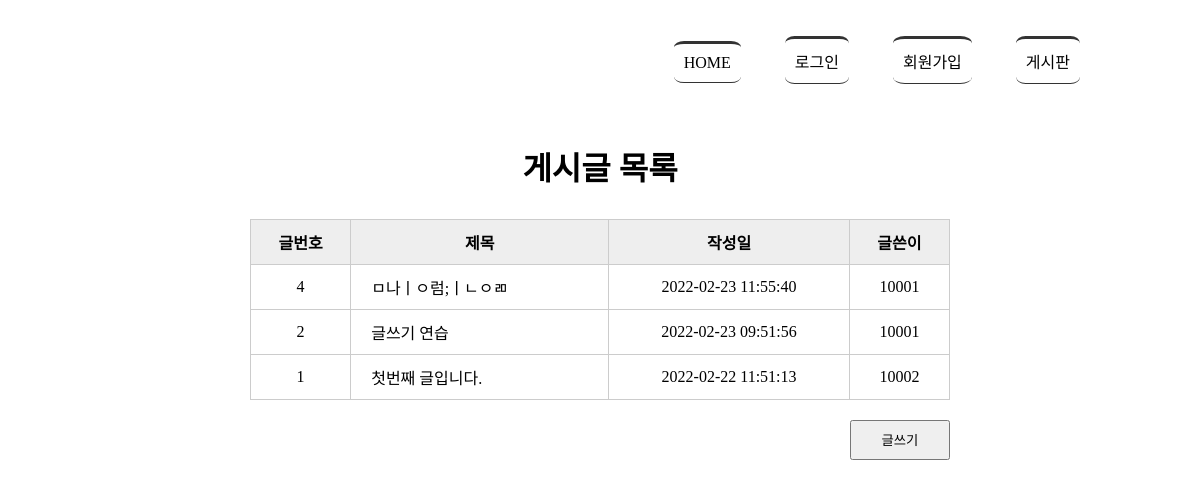
The app's page /boardlist/, older data.
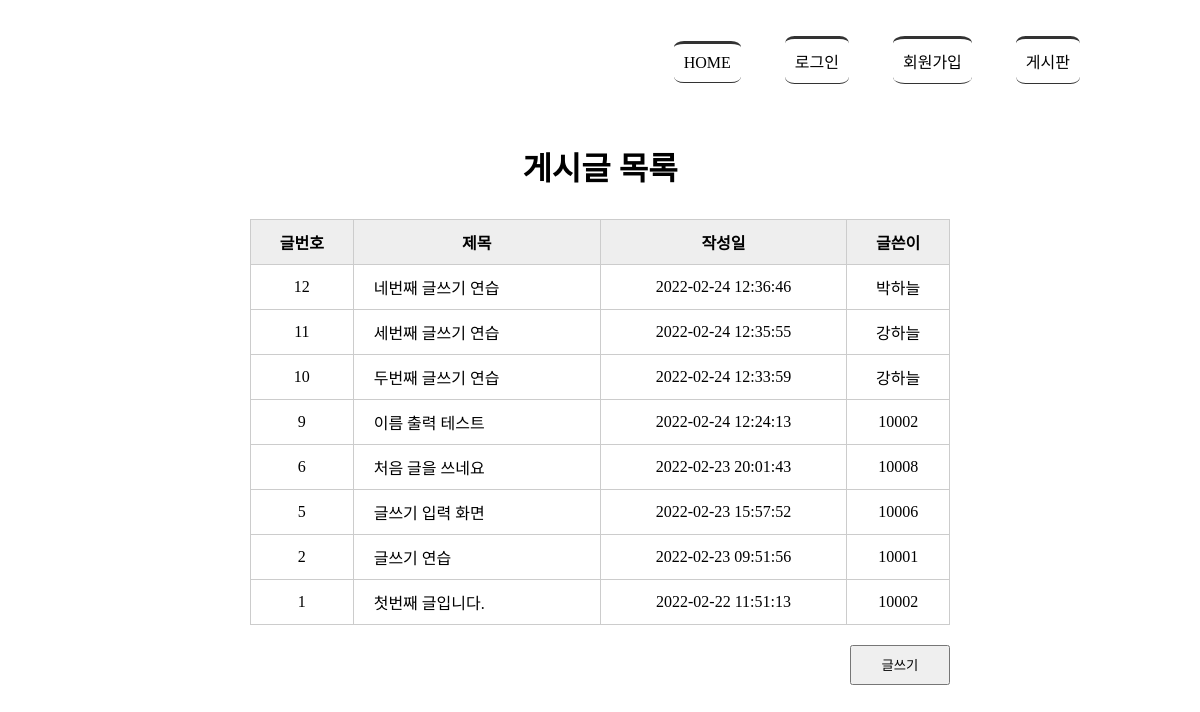
The same page, newer data.
### tables this page shows
CREATE TABLE board(
            bno integer PRIMARY KEY AUTOINCREMENT,
            title text NOT NULL,
            content text NOT NULL,
            createDate timestamp date DEFAULT (datetime('now','localtime')),
            mid char(5) NOT NULL,
            FOREIGN KEY(mid) REFERENCES member(mid) ON DELETE CASCADE
            );

### app.py (the view)
@app.route('/boardlist/')
def boardlist():
    conn = getconn()
    cur = conn.cursor()
    sql = "SELECT * FROM board ORDER BY bno DESC"
    cur.execute(sql)
    rs = cur.fetchall()
    conn.close()
    return render_template('boardlist.html', rs=rs)

### model/model_member.py (called while the page is built)
def getconn():
    conn = sqlite3.connect("./members.db")
    return conn

### templates/boardlist.html (shortened to what this page needs)
<!DOCTYPE html>
<html lang="en">
<head>
    <link rel="stylesheet" href="{{ url_for('static',filename='style.css')}}">
</head>
<body>
    <div id="container">
        {% include 'navbar.html' %}
        <section>
            <h1>게시글 목록</h1>
            <table class="tbl_board">
                <tr>
                    <th>글번호</th><th>제목</th><th>작성일</th><th>글쓴이</th>
                </tr>
                {% for i in rs %}
                <tr>
                    <td>{{ i[0] }}</td>
                    <td><a href="{{ url_for('board_view', bno=i[0])}}"> {{ i[1] }}</a></td>
                    <td>{{ i[3] }}</td>
                    <td>{{ i[4] }}</td>
                </tr>
                {% endfor %}
            </table>
            <div class="btn_write">
                <button type="button"
                        onclick="location.href='/writing/'">글쓰기</button>
            </div>
        </section>
    </div>
   </body>
</html>

### templates/navbar.html
<header>
        <nav>
             <ul>
                 {% if session %}
                 <li><a href="{{ url_for('index')}}"> HOME</a></li>
                 <li><a href="{{ url_for('logout')}}">({{ session['userName']}} 님)로그아웃 </a></li>
                 <li><a href="{{ url_for('memberlist')}}"> 회원목록 </a></li>
                 <li><a href="{{ url_for('boardlist')}}"> 게시판 </a></li>
                 {% else %}
                 <li><a href="{{ url_for('index')}}"> HOME</a></li>
                 <li><a href="{{ url_for('login')}}"> 로그인 </a></li>
                 <li><a href="{{ url_for('register')}}"> 회원가입 </a></li>
                 <li><a href="{{ url_for('boardlist')}}"> 게시판 </a></li>
                 {% endif %}
             </ul>
        </nav>
</header>

### static/style.css (style rules this page uses)
#container { width: 1000px; margin: 0 auto; }
header { height: 100px; }
nav ul { list-style: none; text-align: right; }
nav ul li { display: inline-block; margin: 20px; border-top: 3px solid #333; padding: 10px; border-bottom: 1px solid #333; border-radius:15%; }
nav ul li a { text-decoration: none; color: #000; }
section { text-align: center; }
section h1 { font-size: 2em; margin-bottom: 30px; }
section table { width: 600px; margin: 0 auto; border-collapse: collapse; }
section table, th, td { border: 1px solid #ccc; padding: 10px }
section .tbl_board { width: 700px; }
section .tbl_board th { background: #eee; }
section .tbl_board a { text-decoration: none; color: black; }
section .tbl_board td:nth-child(2) { text-align: left; padding-left: 20px; }
section .btn_write { text-align: right; margin: 20px 150px; }
section .btn_write button { width: 100px; height: 40px; }

Row changes from the older to the newer data that the page shows:
removed board: bno "4", title "ㅁ나ㅣㅇ럼;ㅣㄴㅇㄻ", createDate "2022-02-23 11:55:40", mid "10001"
added board: bno "12", title "네번째 글쓰기 연습", createDate "2022-02-24 12:36:46", mid "박하늘"
added board: bno "11", title "세번째 글쓰기 연습", createDate "2022-02-24 12:35:55", mid "강하늘"
added board: bno "10", title "두번째 글쓰기 연습", createDate "2022-02-24 12:33:59", mid "강하늘"
added board: bno "9", title "이름 출력 테스트", createDate "2022-02-24 12:24:13", mid "10002"
added board: bno "6", title "처음 글을 쓰네요", createDate "2022-02-23 20:01:43", mid "10008"
added board: bno "5", title "글쓰기 입력 화면", createDate "2022-02-23 15:57:52", mid "10006"
